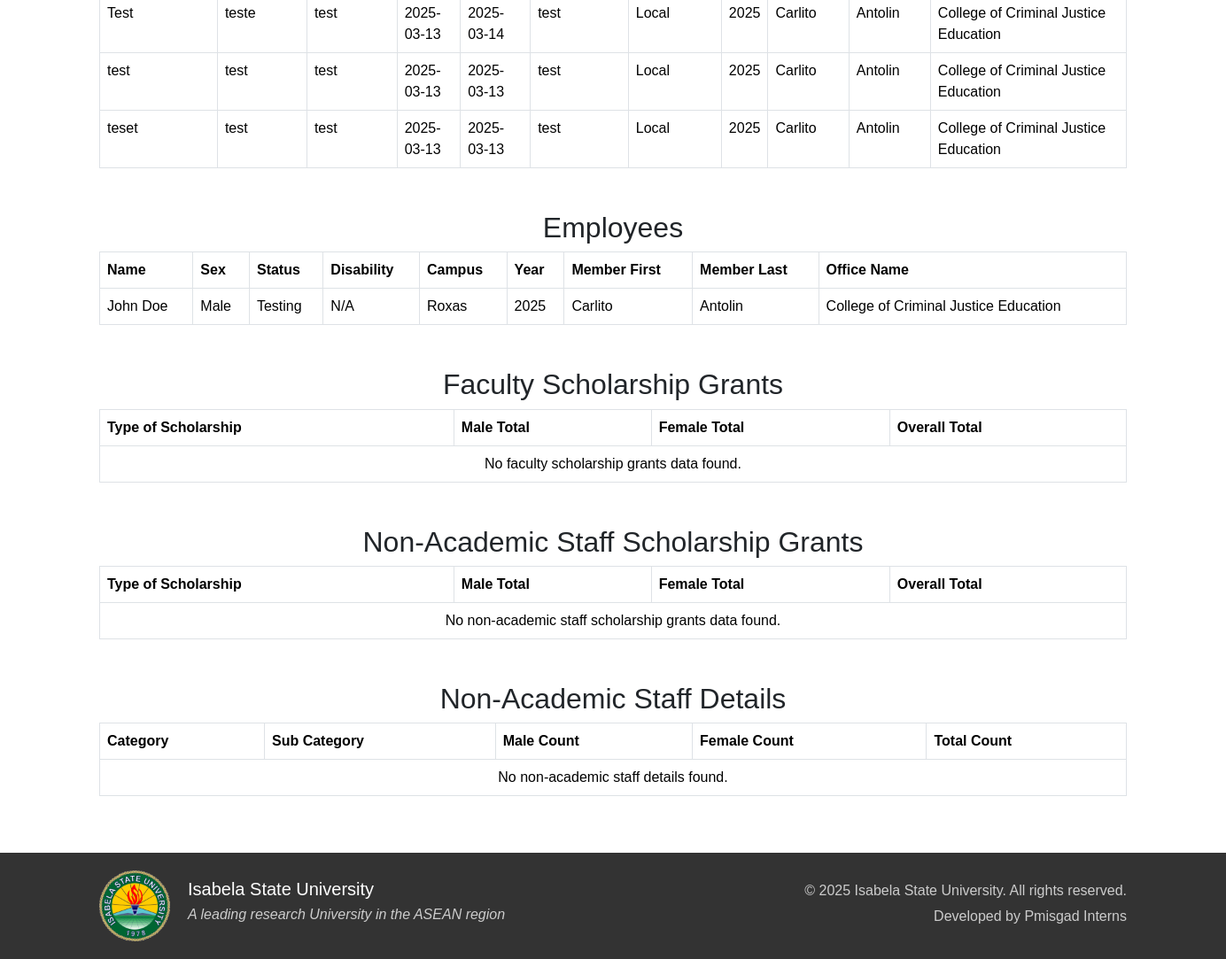
Page /admin/complied_data.php (signed in, lower part) on the earlier database version.
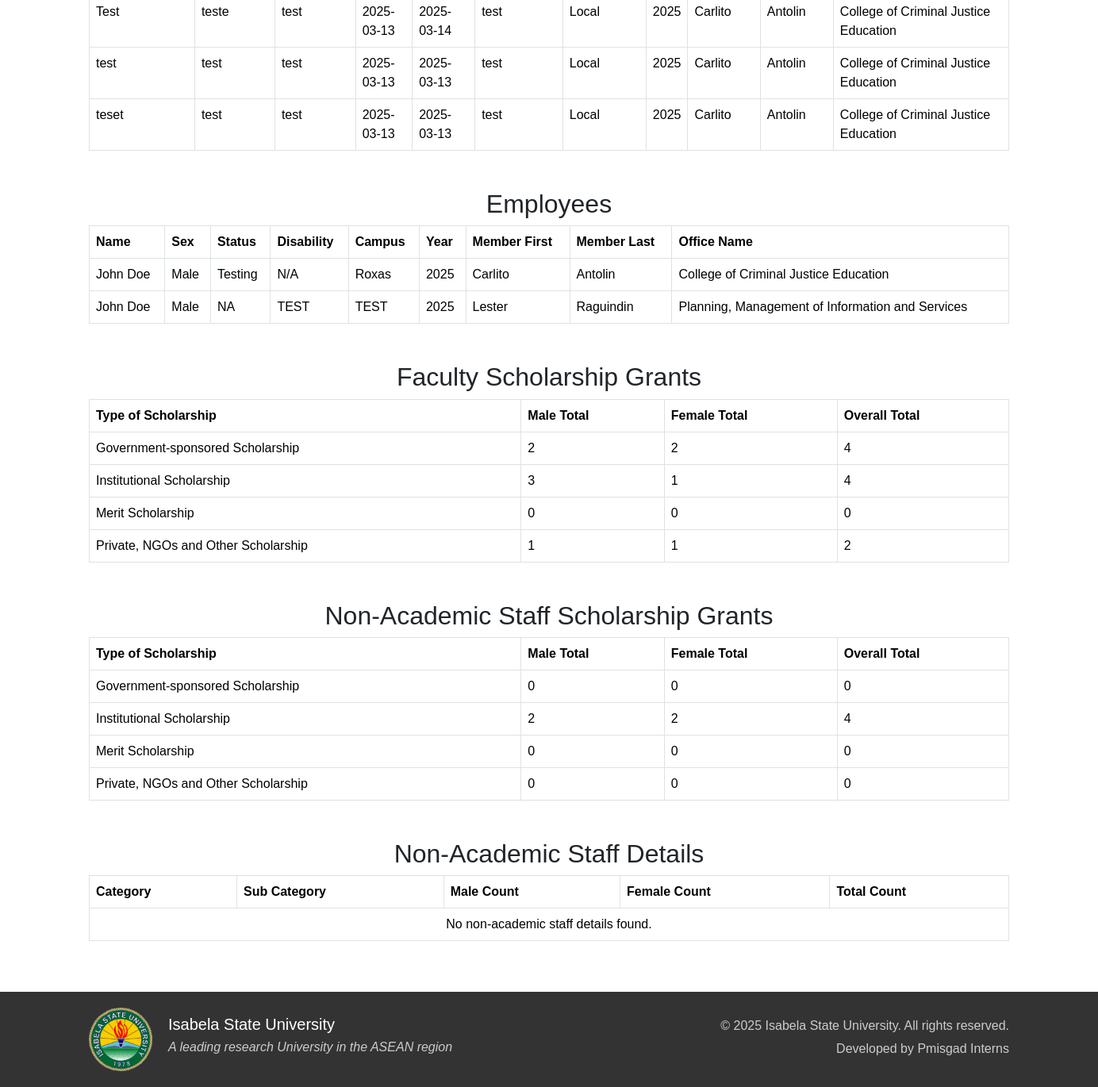
Same page on the later database version.
### tables this page shows
CREATE TABLE `awards` (
  `id` int(11) NOT NULL,
  `member_id` int(11) DEFAULT NULL,
  `award` varchar(255) DEFAULT NULL,
  `conferred_to` varchar(255) DEFAULT NULL,
  `conferred_by` varchar(255) DEFAULT NULL,
  `date` date DEFAULT NULL,
  `date_ended` date DEFAULT NULL,
  `venue` varchar(255) DEFAULT NULL,
  `category` enum('International','National','Regional','Local') NOT NULL,
  `year` int(11) GENERATED ALWAYS AS (year(`date`)) STORED
);

CREATE TABLE `member` (
  `member_id` int(11) NOT NULL,
  `member_first` varchar(100) DEFAULT NULL,
  `member_last` varchar(100) DEFAULT NULL,
  `member_gender` varchar(100) DEFAULT NULL,
  `username` varchar(50) DEFAULT NULL,
  `password` varchar(50) DEFAULT NULL,
  `office_id` int(11) DEFAULT NULL,
  `salut_id` int(11) DEFAULT NULL,
  `rank_id` int(11) DEFAULT NULL,
  `designation_id` int(11) DEFAULT NULL,
  `failed_attempts` int(11) DEFAULT 0,
  `last_failed_attempt` timestamp NULL DEFAULT NULL,
  `is_suspended` tinyint(1) DEFAULT 0,
  `role` varchar(10) DEFAULT NULL
);

CREATE TABLE `office_name` (
  `office_id` int(11) NOT NULL,
  `office_name` varchar(100) NOT NULL,
  `office_address` varchar(50) NOT NULL
);

CREATE TABLE `employees` (
  `employee_id` int(11) NOT NULL,
  `name` varchar(255) NOT NULL,
  `sex` enum('Male','Female','Other') NOT NULL,
  `employment_status` varchar(30) NOT NULL,
  `disability_type` varchar(255) DEFAULT NULL,
  `campus` varchar(255) DEFAULT NULL,
  `date_created` timestamp NOT NULL DEFAULT current_timestamp(),
  `member_id` int(11) DEFAULT NULL,
  `year` int(11) DEFAULT year(current_timestamp())
);

### controllers/fetch_data.php (called while the page is built, shortened)
<?php
$employee_query = "SELECT
a.*,
m.member_first,
m.member_last,
o.office_name
FROM employees a
LEFT JOIN member m ON a.member_id = m.member_id
LEFT JOIN office_name o ON m.office_id = o.office_id
WHERE a.year = 2025";
$employee_result = mysqli_query($con, $employee_query) or die(mysqli_error($con));
$facultyScholarshipQuery = "SELECT
    type_of_scholarship,
    SUM(doctorate_male + masters_male + post_baccalaureate_male + baccalaureate_male + non_degree_male) AS male_total,
    SUM(doctorate_female + masters_female + post_baccalaureate_female + baccalaureate_female + non_degree_female) AS female_total,
    SUM(doctorate_male + masters_male + post_baccalaureate_male + baccalaureate_male + non_degree_male +
        doctorate_female + masters_female + post_baccalaureate_female + baccalaureate_female + non_degree_female) AS overall_total
    FROM scholarship_grants
    WHERE category = 'Faculty' AND year = 2025
    GROUP BY type_of_scholarship";
$facultyScholarshipResult = $con->query($facultyScholarshipQuery);
$nonAcademicScholarshipQuery = "SELECT
    type_of_scholarship,
    SUM(doctorate_male + masters_male + post_baccalaureate_male + baccalaureate_male + non_degree_male) AS male_total,
    SUM(doctorate_female + masters_female + post_baccalaureate_female + baccalaureate_female + non_degree_female) AS female_total,
    SUM(doctorate_male + masters_male + post_baccalaureate_male + baccalaureate_male + non_degree_male +
        doctorate_female + masters_female + post_baccalaureate_female + baccalaureate_female + non_degree_female) AS overall_total
    FROM scholarship_grants
    WHERE category = 'Non-Academic Staff' AND year = 2025
    GROUP BY type_of_scholarship";
$nonAcademicScholarshipResult = $con->query($nonAcademicScholarshipQuery);
$non_academic_staff_query = "SELECT
staff_id,
member_id,
category,
sub_category,
male_count,
female_count,
total_count
FROM non_academic_staff
WHERE year = 2025";
$non_academic_staff_result = mysqli_query($con, $non_academic_staff_query) or die(mysqli_error($con));
?>

### admin/complied_data.php (the view, shortened to what this page needs)
<?php
include '../components/config.php';
include '../controllers/fetch_data.php';
$awards_query = "SELECT award, conferred_to, conferred_by, date, date_ended, venue, category, year, member_first, member_last, office_name
                 FROM awards
                 JOIN member ON awards.member_id = member.member_id
                 JOIN office_name ON member.office_id = office_name.office_id";
$awards_result = mysqli_query($con, $awards_query);
$awards_data = [];
if ($awards_result && mysqli_num_rows($awards_result) > 0) {
    while ($row = mysqli_fetch_assoc($awards_result)) {
        $awards_data[] = $row;
    }
}
?>
<!DOCTYPE html>
<html lang="en">
<head>
    <link href="https://cdnjs.cloudflare.com/ajax/libs/font-awesome/6.0.0-beta3/css/all.min.css" rel="stylesheet">
    <link href="https://cdnjs.cloudflare.com/ajax/libs/bootstrap/5.3.2/css/bootstrap.min.css" rel="stylesheet">
    <link rel="stylesheet" href="../styles/styles.css">
    <link rel="stylesheet" href="../styles/hover.css">
</head>
<body>
    <div class="container my-5">
        <div class="table-responsive">
            <table class="table table-bordered">
                <tbody id="awardsTableBody">
                    <?php
                    if (!empty($awards_data)) {
                        foreach ($awards_data as $row) {
                            echo "<tr>";
                            echo "<td>" . htmlspecialchars($row['award']) . "</td>";
                            echo "<td>" . htmlspecialchars($row['conferred_to']) . "</td>";
                            echo "<td>" . htmlspecialchars($row['conferred_by']) . "</td>";
                            echo "<td>" . htmlspecialchars($row['date']) . "</td>";
                            echo "<td>" . htmlspecialchars($row['date_ended']) . "</td>";
                            echo "<td>" . htmlspecialchars($row['venue']) . "</td>";
                            echo "<td>" . htmlspecialchars($row['category']) . "</td>";
                            echo "<td>" . htmlspecialchars($row['year']) . "</td>";
                            echo "<td>" . htmlspecialchars($row['member_first']) . "</td>";
                            echo "<td>" . htmlspecialchars($row['member_last']) . "</td>";
                            echo "<td>" . htmlspecialchars($row['office_name']) . "</td>";
                            echo "</tr>";
                        }
                    } else {
                        echo "<tr><td colspan='11' class='text-center'>No awards data found.</td></tr>";
                    }
                    ?>
                </tbody>
            </table>
        </div>
        <h2 class="section-title">Employees</h2>
        <div class="table-responsive">
            <table class="table table-bordered">
                <thead>
                    <tr>
                        <th>Name</th>
                        <th>Sex</th>
                        <th>Status</th>
                        <th>Disability</th>
                        <th>Campus</th>
                        <th>Year</th>
                        <th>Member First</th>
                        <th>Member Last</th>
                        <th>Office Name</th>
                    </tr>
                </thead>
                <tbody>
                    <?php
                    if ($employee_result && mysqli_num_rows($employee_result) > 0) {
                        while ($row = mysqli_fetch_assoc($employee_result)) {
                            echo "<tr>";
                            echo "<td>" . htmlspecialchars($row['name']) . "</td>";
                            echo "<td>" . htmlspecialchars($row['sex']) . "</td>";
                            echo "<td>" . htmlspecialchars($row['employment_status']) . "</td>";
                            echo "<td>" . htmlspecialchars($row['disability_type']) . "</td>";
                            echo "<td>" . htmlspecialchars($row['campus']) . "</td>";
                            echo "<td>" . htmlspecialchars($row['year']) . "</td>";
                            echo "<td>" . htmlspecialchars($row['member_first']) . "</td>";
                            echo "<td>" . htmlspecialchars($row['member_last']) . "</td>";
                            echo "<td>" . htmlspecialchars($row['office_name']) . "</td>";
                            echo "</tr>";
                        }
                    } else {
                        echo "<tr><td colspan='9' class='text-center'>No employees data found.</td></tr>";
                    }
                    ?>
                </tbody>
            </table>
        </div>
    <h2 class="section-title">Faculty Scholarship Grants</h2>
    <div class="table-responsive">
        <table class="table table-bordered">
            <thead>
                <tr>
                    <th>Type of Scholarship</th>
                    <th>Male Total</th>
                    <th>Female Total</th>
                    <th>Overall Total</th>
                </tr>
            </thead>
            <tbody>
                <?php
                if ($facultyScholarshipResult && mysqli_num_rows($facultyScholarshipResult) > 0) {
                    while ($row = mysqli_fetch_assoc($facultyScholarshipResult)) {
                        echo "<tr>";
                        echo "<td>" . htmlspecialchars($row['type_of_scholarship']) . "</td>";
                        echo "<td>" . htmlspecialchars($row['male_total']) . "</td>";
                        echo "<td>" . htmlspecialchars($row['female_total']) . "</td>";
                        echo "<td>" . htmlspecialchars($row['overall_total']) . "</td>";
                        echo "</tr>";
                    }
                } else {
                    echo "<tr><td colspan='4' class='text-center'>No faculty scholarship grants data found.</td></tr>";
                }
                ?>
            </tbody>
        </table>
    </div>
    <h2 class="section-title">Non-Academic Staff Scholarship Grants</h2>
    <div class="table-responsive">
        <table class="table table-bordered">
            <thead>
                <tr>
                    <th>Type of Scholarship</th>
                    <th>Male Total</th>
                    <th>Female Total</th>
                    <th>Overall Total</th>
                </tr>
            </thead>
            <tbody>
                <?php
                if ($nonAcademicScholarshipResult && mysqli_num_rows($nonAcademicScholarshipResult) > 0) {
                    while ($row = mysqli_fetch_assoc($nonAcademicScholarshipResult)) {
                        echo "<tr>";
                        echo "<td>" . htmlspecialchars($row['type_of_scholarship']) . "</td>";
                        echo "<td>" . htmlspecialchars($row['male_total']) . "</td>";
                        echo "<td>" . htmlspecialchars($row['female_total']) . "</td>";
                        echo "<td>" . htmlspecialchars($row['overall_total']) . "</td>";
                        echo "</tr>";
                    }
                } else {
                    echo "<tr><td colspan='4' class='text-center'>No non-academic staff scholarship grants data found.</td></tr>";
                }
                ?>
            </tbody>
        </table>
    </div>
    <h2 class="section-title">Non-Academic Staff Details</h2>
    <div class="table-responsive">
        <table class="table table-bordered">
            <thead>
                <tr>
                    <th>Category</th>
                    <th>Sub Category</th>
                    <th>Male Count</th>
                    <th>Female Count</th>
                    <th>Total Count</th>
                </tr>
            </thead>
            <tbody>
                <?php
                if ($non_academic_staff_result && mysqli_num_rows($non_academic_staff_result) > 0) {
                    while ($row = mysqli_fetch_assoc($non_academic_staff_result)) {
                        echo "<tr>";
                        echo "<td>" . htmlspecialchars($row['category']) . "</td>";
                        echo "<td>" . htmlspecialchars($row['sub_category']) . "</td>";
                        echo "<td>" . htmlspecialchars($row['male_count']) . "</td>";
                        echo "<td>" . htmlspecialchars($row['female_count']) . "</td>";
                        echo "<td>" . htmlspecialchars($row['total_count']) . "</td>";
                        echo "</tr>";
                    }
                } else {
                    echo "<tr><td colspan='5' class='text-center'>No non-academic staff details found.</td></tr>";
                }
                ?>
            </tbody>
        </table>
    </div>
    </div>
    <?php include '../components/footer.php'; ?>
</body>
</html>

### components/footer.php (shortened to what this page needs)
<footer class="site-footer">
    <div class="container">
        <div class="footer-content">
            <div class="footer-logo-info">
                <img src="../images/isu-logo.png" alt="ISU Logo" style="max-width: 80px; height: auto; margin-right: 10px;">
                <div class="footer-info">
                    <h4>Isabela State University</h4>
                    <p class="tagline">A leading research University in the ASEAN region</p>
                </div>
            </div>
            <div class="footer-credits">
                <p class="credits">© <?= date('Y'); ?> Isabela State University. All rights reserved.</p>
                <p class="credits">Developed by Pmisgad Interns</p>
            </div>
        </div>
    </div>
</footer>

### styles/styles.css (style rules this page uses)
body { font-family: 'Arial', sans-serif; }

### admin/complied_data.php (style rules this page uses)
.section-title { text-align: center; margin-top: 2rem; }

### components/footer.php (style rules this page uses)
body { display: flex; flex-direction: column; min-height: 100vh; margin: 0; }
.site-footer { background-color: #333; color: white; padding: 20px 0; margin-top: auto; }
.container { max-width: 1200px; margin: 0 auto; padding: 0 20px; }
.footer-content { display: flex; justify-content: space-between; align-items: center; flex-wrap: wrap; }
.footer-logo-info { display: flex; align-items: center; flex: 1; text-align: left; }
.footer-info { margin-left: 10px; }
.footer-credits { flex: 1; text-align: right; }
.footer-info h4 { font-size: 20px; margin-bottom: 5px; color: #fff; }
.tagline { font-style: italic; color: #ccc; margin-bottom: 10px; }
.credits { color: #ccc; margin-bottom: 5px; }
.footer-logo-info img { max-width: 80px; height: auto; }

Differences in the rows shown:
added employees: name "John Doe", sex "Male", employment_status "NA", disability_type "TEST", campus "TEST", year "2025", member.member_first "Lester", member.member_last "Raguindin", office_name.office_name "Planning, Management of Information and Services"
Other differences:
new list line: "Government-sponsored Scholarship 2 2 4"
new list line: "Institutional Scholarship 3 1 4"
new list line: "Merit Scholarship 0 0 0"
new list line: "Private, NGOs and Other Scholarship 1 1 2"
new list line: "Government-sponsored Scholarship 0 0 0"
new list line: "Institutional Scholarship 2 2 4"
new list line: "Private, NGOs and Other Scholarship 0 0 0"
text no longer shown: "No faculty scholarship grants data found. No non-academic staff scholarship grants data found."
